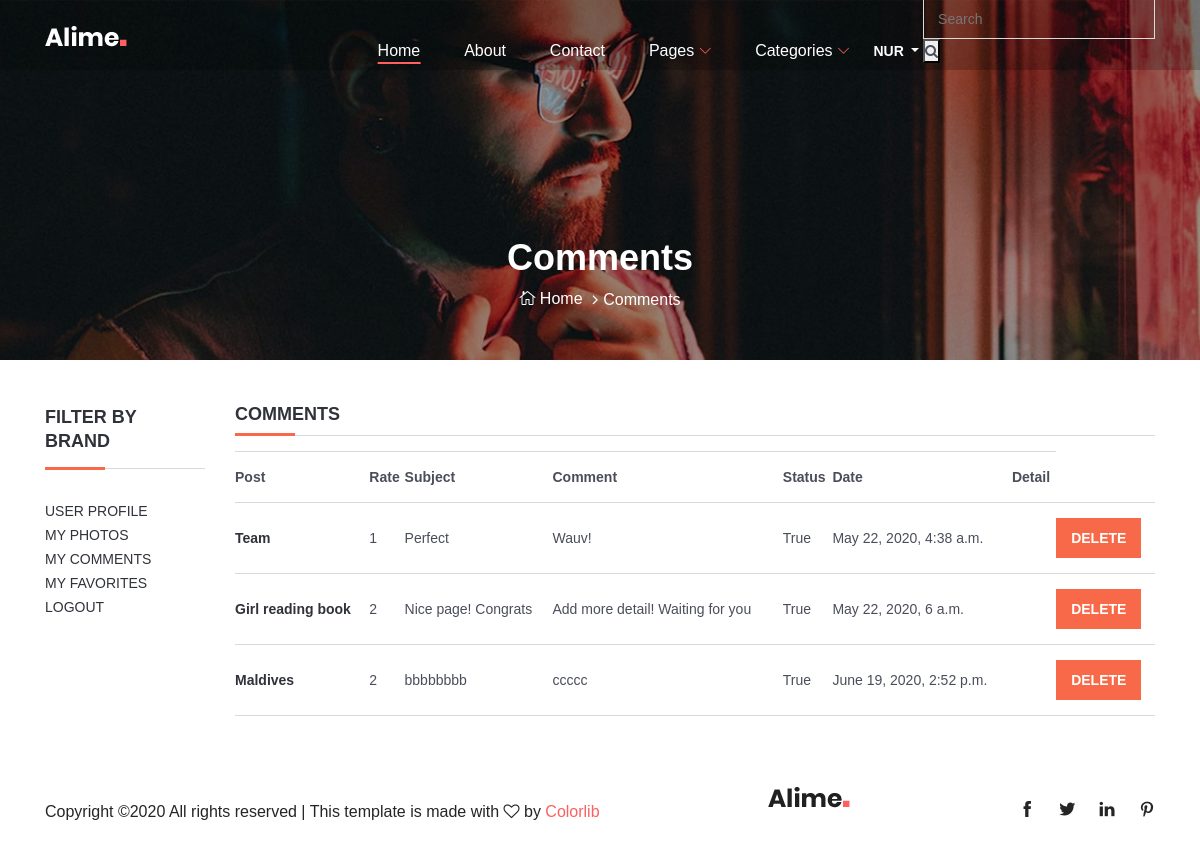
/user/comments/ (signed in), run on the app's committed database.
### post/models.py (models this page shows, shortened)
class Comment(models.Model):
    STATUS = (
        ('New', 'Yeni'),
        ('True', 'Evet'),
        ('False', 'Hayır'),
    )
    post = models.ForeignKey(Post, on_delete=models.CASCADE)
    user = models.ForeignKey(User, on_delete=models.CASCADE)
    subject = models.CharField(max_length=50)
    comment = models.TextField(max_length=200, blank=True)
    rate=models.IntegerField(blank=True)
    status = models.CharField(max_length=10, choices=STATUS, default='New')
    ip = models.CharField(blank=True, max_length=20)
    create_at = models.DateTimeField(auto_now_add=True)
    update_at = models.DateTimeField(auto_now=True)

class Post(models.Model):
    STATUS = (
        ('True', 'Evet'),
        ('False', 'Hayır'),
    )
    category = models.ForeignKey(Category, on_delete=models.CASCADE)
    title = models.CharField(max_length=150)
    keyword = models.CharField(max_length=255)
    description = models.CharField(max_length=255)
    image = models.ImageField(blank=True, upload_to="images/")
    detail = RichTextUploadingField()
    status = models.CharField(max_length=10, choices=STATUS)
    create_at = models.DateTimeField(auto_now_add=True)
    update_at = models.DateTimeField(auto_now=True)
    slug = models.SlugField(null=False, unique=True)
    user = models.ForeignKey(User, on_delete=models.SET_NULL, null=True)
    def image_tag(self):
        if self.image:
            return mark_safe('<img src="%s" height="50"/>'%self.image.url)
        else:
            return 'No Image Found'
    image_tag.short_description = 'Image'

### user/views.py (the view)
# urls.py: path('comments/', views.comments, name='comments'),
@login_required(login_url='/login')
def comments(request):
    category=Category.objects.all()
    current_user = request.user
    comments = Comment.objects.filter(user_id=current_user.id)
    context = {'category': category,
               'comments': comments,}
    return render(request, 'user_comments.html', context)

### user/templates/user_comments.html (shortened to what this page needs)
{% extends "homebase.html" %}
{% block head %} <link rel='shortcut icon' type='image/x-icon' href='{{ setting.icon.url }}' />
{% load static %}
    <link rel="stylesheet" href=" {% static 'contactTemplate/bootstrap.min.css' %}">
	<link  rel="stylesheet" href="{% static 'contactTemplate/slick.css' %}" />
    <link  rel="stylesheet" href="{% static 'contactTemplate/style.css' %}" />
	<link  rel="stylesheet" href="{% static 'contactTemplate/slick-theme.css' %}" />
	<link  rel="stylesheet" href="{% static 'contactTemplate/nouislider.min.css'%}" />
	<link rel="stylesheet" href="{% static 'contactTemplate/font-awesome.min.css' %}">{% endblock %}
{% block content %}
    {% load static %}
   <section class="breadcrumb-area bg-img bg-overlay jarallax" style="background-image: url({% static 'img/bg-img/38.jpg'%}); height: 360px">
        <div class="container h-100">
            <div class="row h-100 align-items-center">
                <div class="col-12">
                    <div class="breadcrumb-content text-center">
                        <br><br><br><br><br><br>
                        <h2 class="page-title" style="color: white">Comments</h2>
                        <nav aria-label="breadcrumb">
                            <ol class="breadcrumb justify-content-center">
                                <li class="breadcrumb-item"><a href="/"style="color: white"><i class="icon_house_alt" ></i> Home</a></li>
                                <li class="breadcrumb-item active" aria-current="page" style="color: white">Comments</li>
                            </ol>
                        </nav>
                    </div>
                </div>
            </div>
        </div>
    </section>
    <div class="section">
        <div class="container">
            <div class="row">
                <div class="col-md-2">
                    {% include "user_panel.html" %}
                </div>
                <div class="col-md-10">
                    <div class="section-title">
                        <h4 class="title">Comments</h4>
                    </div>
                    <table class="shopping-cart-table table">
                        <tr>
                            <th class="text-left">Post</th>
                            <th class="text-left">Rate</th>
                            <th class="text-left">Subject</th>
                            <th class="text-left">Comment</th>
                            <th class="text-left">Status</th>
                            <th class="text-left">Date</th>
                            <th class="text-left">Detail</th>
                        </tr>
                        {% for rs in comments %}
                            <tr>
                            <td class="text-left">
                                <strong  href="/post/{{ rs.post_id }}/{{ rs.post.slug }}">{{ rs.post.title }}</strong>
                            </td>
                            <td class="text-left">{{ rs.rate }}</td>
                            <td class="text-left">{{ rs.subject}}</td>
                             <td class="text-left">{{ rs.comment }}</td>
                            <td class="text-left">{{ rs.status}}</td>
                            <td class="text-left">{{ rs.create_at}}</td>
                            <td class="text-left">{{ rs.detail }}</td>
                            <td class="text-left"><a class="primary-btn"
                                 href="/user/deletecomment/{{ rs.id }}"
                            ONCLICK="return confirm('Will be Delete ! Are you sure?')">DELETE</a> </td>
                            </tr>
                        {% endfor %}
                    </table>
                </div>
            </div>
        </div>
    </div>
     {% load static %}
{% endblock %}

### home/templates/header.html (shortened to what this page needs)
{% load static %}
<header class="header-area">
    <div class="main-header-area">
        <div class="classy-nav-container breakpoint-off">
            <div class="container">
                <nav class="classy-navbar justify-content-between" id="alimeNav">
                    <a class="nav-brand" href="/"><img src="{% static 'img/core-img/logo.png' %}" alt=""></a>
                    <div class="classy-menu">
                        <div class="classynav">
                            <ul id="nav">
                                <li class="active"><a href="/">Home</a></li>
                                <li><a href="/about">About</a></li>
                                <li><a href="/contact">Contact</a></li>
                                <li><a href="#">Pages</a>
                                </li>
                                {% load mptt_tags %}
                                <li><a href="#">Categories</a>
                                </li>
                                <li class="header-account dropdown default-dropdown">
                                    {% if user.id is not None %}
                                        <div class="dropdown-toggle" role="button" data-toggle="dropdown"
                                             aria-expanded="true" style="color: white">
                                            <strong href="/user/" class="text-uppercase"
                                                    style="color:white;">{{ user.first_name }} </strong>
                                        </div>
                                    {% else %}
                                        <a href="/login/" class="text-uppercase">Login</a>
                                        <a href="/signup/" class="text-uppercase">Join</a>
                                    {% endif %}
                                </li>
                                <li>
                                    <form action="/search/" method="post">
                                        <input name="query" type="text" class="input search-input" placeholder="Search">
                                        <button class="search-btn"><i class="fa fa-search"></i></button>
                                    </form>
                                </li>
                            </ul>
                        </div>
                    </div>
                </nav>
            </div>
        </div>
    </div>
</header>

### home/static/style.css (style rules this page uses)
* { margin: 0; padding: 0; }
body { font-family: "Poppins", sans-serif; font-weight: 400; font-size: 16px; position: relative; z-index: auto; }
h1, h2, h3, h4, h5, h6 { font-family: "Poppins", sans-serif; color: #252525; line-height: 1.3; font-weight: 600; }
a, a:active, a:focus, a:hover { color: #252525; text-decoration: none; -webkit-transition-duration: 500ms; -o-transition-duration: 500ms; transition-duration: 500ms; outline: none; font-weight: 500; }
li { list-style: none; }
img { width: 100%; height: auto; }
ul { margin: 0; padding: 0; }
ul li { margin: 0; padding: 0; }
.bg-overlay { position: relative; z-index: 1; }
.bg-overlay::after { position: absolute; content: ""; height: 100%; width: 100%; top: 0; left: 0; z-index: -1; background-color: rgba(0, 0, 0, 0.4); }
.bg-img { background-position: center center !important; background-size: cover !important; background-repeat: no-repeat !important; }
.jarallax { position: relative; z-index: 0; }
.header-area { position: fixed; z-index: 100; width: 100%; -webkit-transition-duration: 500ms; -o-transition-duration: 500ms; transition-duration: 500ms; background-color: transparent; }
.classy-nav-container { background-color: transparent; padding: 0; }
.classy-nav-container .classy-navbar { -webkit-transition-duration: 500ms; -o-transition-duration: 500ms; transition-duration: 500ms; height: 70px; padding: 0; }
.classy-nav-container .classy-navbar .classynav ul li a { font-size: 16px; text-transform: capitalize; color: #ffffff; font-weight: 500; padding: 0 20px; }
.classynav ul li.active a { position: relative; z-index: 1; }
.classynav ul li.active a::before { width: calc(100% - 40px); height: 2px; background-color: #fc6060; position: absolute; bottom: 7px; left: 0; z-index: 1; content: ''; left: 50%; transform: translateX(-50%); }
.classynav ul li.has-down > a::after, .classynav ul li.has-down.active > a::after, .classynav ul li.megamenu-item > a::after { color: #fc6060; }
.main-header-area { position: relative; z-index: 1; background-color: transparent; -webkit-transition-duration: 500ms; -o-transition-duration: 500ms; transition-duration: 500ms; height: 70px; background-color: rgba(0, 0, 0, 0.2); }
.breadcrumb-area { position: relative; z-index: 1; height: 370px; }
.breadcrumb-area .page-title { color: #ffffff; font-size: 36px; }
.breadcrumb-content { position: relative; z-index: 1; margin-top: 70px; }
.breadcrumb-content .breadcrumb { padding: 0; background-color: transparent; margin-bottom: 0; }
.breadcrumb-content .breadcrumb .breadcrumb-item { color: #fc6060; font-weight: 400; font-size: 16px; }
.breadcrumb-content .breadcrumb .breadcrumb-item a { font-size: 16px; color: #ffffff; font-weight: 400; }
.breadcrumb-content .breadcrumb .breadcrumb-item + .breadcrumb-item::before { content: '\f105'; color: #ffffff; font-family: "FontAwesome"; }

### home/static/css/default-assets/classy-nav.css (style rules this page uses)
.classy-nav-container { position: relative; z-index: 1; background-color: #ffffff; }
.classy-nav-container * { box-sizing: border-box; }
.classy-nav-container a { -webkit-transition-duration: 500ms; transition-duration: 500ms; text-decoration: none; outline: none; font-size: 14px; color: #232323; display: inline-block; }
.justify-content-between { -webkit-box-pack: justify; -ms-flex-pack: justify; justify-content: space-between; }
.justify-content-center { -webkit-box-pack: center; -ms-flex-pack: center; justify-content: center; }
.classy-navbar { width: 100%; height: 80px; display: -webkit-box; display: -ms-flexbox; display: flex; -webkit-box-align: center; -ms-flex-align: center; -ms-grid-row-align: center; align-items: center; }
.classy-navbar .nav-brand { font-size: 26px; font-weight: 500; color: #232323; display: inline-block; margin-right: 30px; }
.classynav ul li { display: inline-block; clear: both; position: inherit; z-index: 10; }
.classynav ul li.cn-dropdown-item { position: relative; z-index: 10; }
.classynav ul li a { padding: 0 15px; display: block; height: 40px; font-size: 14px; line-height: 39px; }
.classynav ul li.megamenu-item > a:after, .classynav ul li.has-down > a:after { font-family: 'classyfonts'; content: "\e900"; font-size: 12px; color: #000000; padding-left: 5px; -webkit-transition-duration: 500ms; transition-duration: 500ms; }
.breakpoint-off .classynav { display: -webkit-box; display: -ms-flexbox; display: flex; -webkit-box-align: center; -ms-flex-align: center; -ms-grid-row-align: center; align-items: center; }

### data on the page
Comment: post "Team", rate "1", subject "Perfect", comment "Wauv!", status "True", create_at "May 22, 2020, 4:38 a.m."
Comment: post "Girl reading book", rate "2", subject "Nice page! Congrats", comment "Add more detail! Waiting for you", status "True", create_at "May 22, 2020, 6 a.m."
Comment: post "Maldives", rate "2", subject "bbbbbbbb", comment "ccccc", status "True", create_at "June 19, 2020, 2:52 p.m."

### other printed values
{{ user.first_name }} "NUR"
